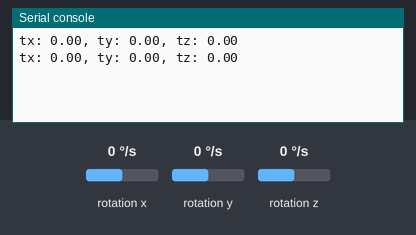
This program was run on a simulated MicroPython board. Shown: the last lines printed to the serial console. Inputs (shaded band) come from the test bench; at power-on: rotation x 0 °/s, rotation y 0 °/s, rotation z 0 °/s.

Above: at 3.0 s.
3.1 s: rotation x set to -192 °/s
At 3.8 s:
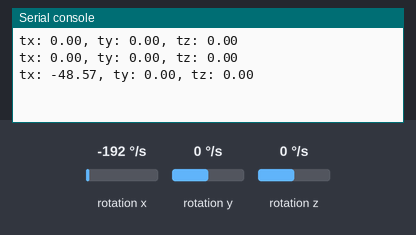
4.6 s: rotation y set to -192 °/s
At 5.3 s:
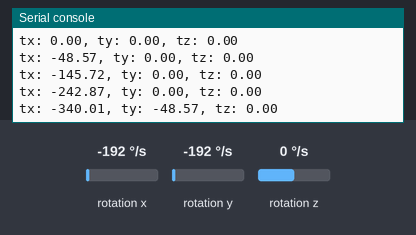
6.1 s: rotation z set to -192 °/s
At 6.8 s:
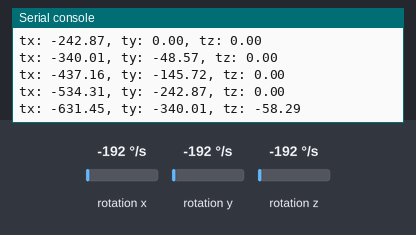
Timing chart, 0 to 9.1 s (numbered marks = the images above; inputs shaded):
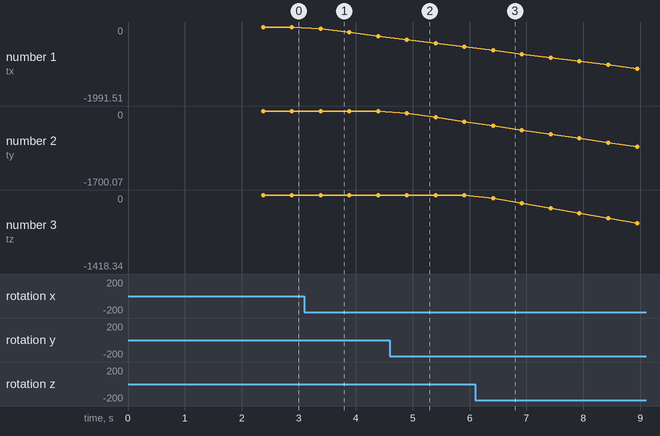

The program:

mpu6050_gyro.py
```python
# Importamos las librerias necesarias
import machine
from utime import sleep_ms

# Definimos los pines de conexion del i2c
SDA = machine.Pin(0)
SCL = machine.Pin(1)

# Inicializamos la comunicacion i2c
i2c = machine.I2C(0, scl=SCL, sda=SDA, freq=400000)

# Registros del MPU6050
MPU6050_ADDRESS = 		0x68
MPU6050_CONFIG = 		0x1A
MPU6050_GYRO_CONFIG = 	0x1B
MPU6050_ACCEL_CONFIG = 	0x1C
MPU6050_PWR_MGMT_1 = 	0x6B

GYRO_XOUT_H = 0x43	# Registro de datos

GYRO_SENSITIVITY = 150/65536	# Factor para la sensibilidad del giroscopio

def mpu6050_config():
    i2c.writeto_mem(MPU6050_ADDRESS, MPU6050_CONFIG, b'\x06') 		# Filtro 5Hz gyro
    i2c.writeto_mem(MPU6050_ADDRESS, MPU6050_GYRO_CONFIG, b'\x00')	# ±250°/s
    i2c.writeto_mem(MPU6050_ADDRESS, MPU6050_ACCEL_CONFIG, b'\x10') # ±8g
    i2c.writeto_mem(MPU6050_ADDRESS, MPU6050_PWR_MGMT_1, b'\x00')
    sleep_ms(500)

def mpu6050_read():
    # Leemos los datos del giroscopio
    gyro_x_data = i2c.readfrom_mem(MPU6050_ADDRESS, GYRO_XOUT_H, 6)
    # Guardamos y verificamos si existen valores negativos
    gyro_x = (gyro_x_data[0] << 8 | gyro_x_data[1]) if gyro_x_data[0] < 128 else ((gyro_x_data[0] << 8 | gyro_x_data[1]) - 65536)
    gyro_y = (gyro_x_data[2] << 8 | gyro_x_data[3]) if gyro_x_data[2] < 128 else ((gyro_x_data[2] << 8 | gyro_x_data[3]) - 65536)
    gyro_z = (gyro_x_data[4] << 8 | gyro_x_data[5]) if gyro_x_data[4] < 128 else ((gyro_x_data[4] << 8 | gyro_x_data[5]) - 65536)
    return gyro_x, gyro_y, gyro_z

def mpu6050_calibrate(n):
    # Inicializamos las variables de las sumas
    sumX = sumY = sumZ = 0
    # sumamos las medidas de cada eje n veces
    for j in range(n):
        gyro_x, gyro_y, gyro_z = mpu6050_read()
        sumX += gyro_x
        sumY += gyro_y
        sumZ += gyro_z
        sleep_ms(1)
    # Calculamos el promedio
    gyro_x_prom = sumX / n
    gyro_y_prom = sumY / n
    gyro_z_prom = sumZ / n
    # Retornamos valor promedio de cada eje
    return gyro_x_prom, gyro_y_prom, gyro_z_prom

# ========================================================================================================
# 									Inicio del programa
# ========================================================================================================
mpu6050_config()												# Configuracion del mpu6050
gyro_x_prom, gyro_y_prom, gyro_z_prom = mpu6050_calibrate(1000)	# Calibramos el giroscopio

# Inicializacion de variables globales
wx0 = wy0 = wz0 = 0		# Velocidad angular
tx0 = ty0 = tz0 = 0		# Posicion angular
h = 0.05

while True:
    for i in range(10):
        # Leemos datos crudos del giroscopio mpu6050
        gyro_x, gyro_y, gyro_z = mpu6050_read()

        # Corregimos el error
        wx = gyro_x - gyro_x_prom
        wy = gyro_y - gyro_y_prom
        wz = gyro_z - gyro_z_prom

        if (-30<wx and wx<30): wx = 0
        if (-30<wy and wy<30): wy = 0
        if (-30<wz and wz<30): wz = 0

        # Ajustamos el error
        wx = wx * GYRO_SENSITIVITY
        wy = wy * GYRO_SENSITIVITY
        wz = wz * GYRO_SENSITIVITY

        # Calculamos el angulo mediante integracion numerica simpson 3/8
        tx = tx0 + (h*(3/8)*(wx0 + 3*wx + 3*wx + 3*wx))
        ty = ty0 + (h*(3/8)*(wy0 + 3*wy + 3*wy + 3*wy))
        tz = tz0 + (h*(3/8)*(wz0 + 3*wz + 3*wz + 3*wz))

        # Actualizamos los datos
        w0 = wx; w0 = wy; w0 = wz
        tx0 = tx; ty0 = ty; tz0 = tz

        sleep_ms(50)

    # Mostramos posiciones
    print(f"tx: {tx:.2f}, ty: {ty:.2f}, tz: {tz:.2f}")
```

Measured:
- after the input at 3.1 s, the serial console: prints a new line after 0.29 s (image 1)
- after the input at 4.6 s, the serial console: prints a new line after 0.30 s (image 2)
- after the input at 6.1 s, the serial console: prints a new line after 0.32 s (image 3)
- plotted number 1: 0 → -242.87 after the input at 3.1 s
- plotted number 3: 0 → -1418.34 after the input at 6.1 s
